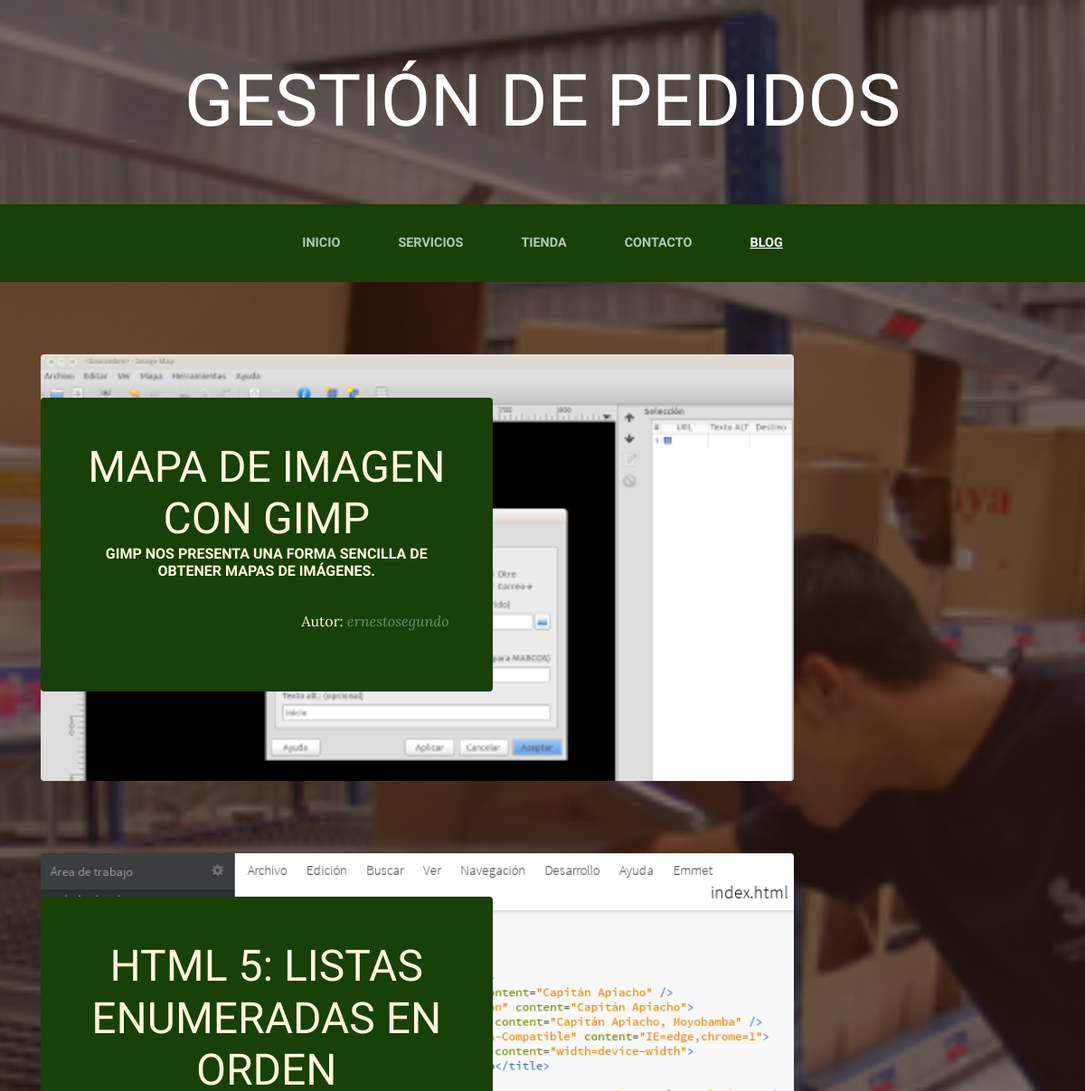
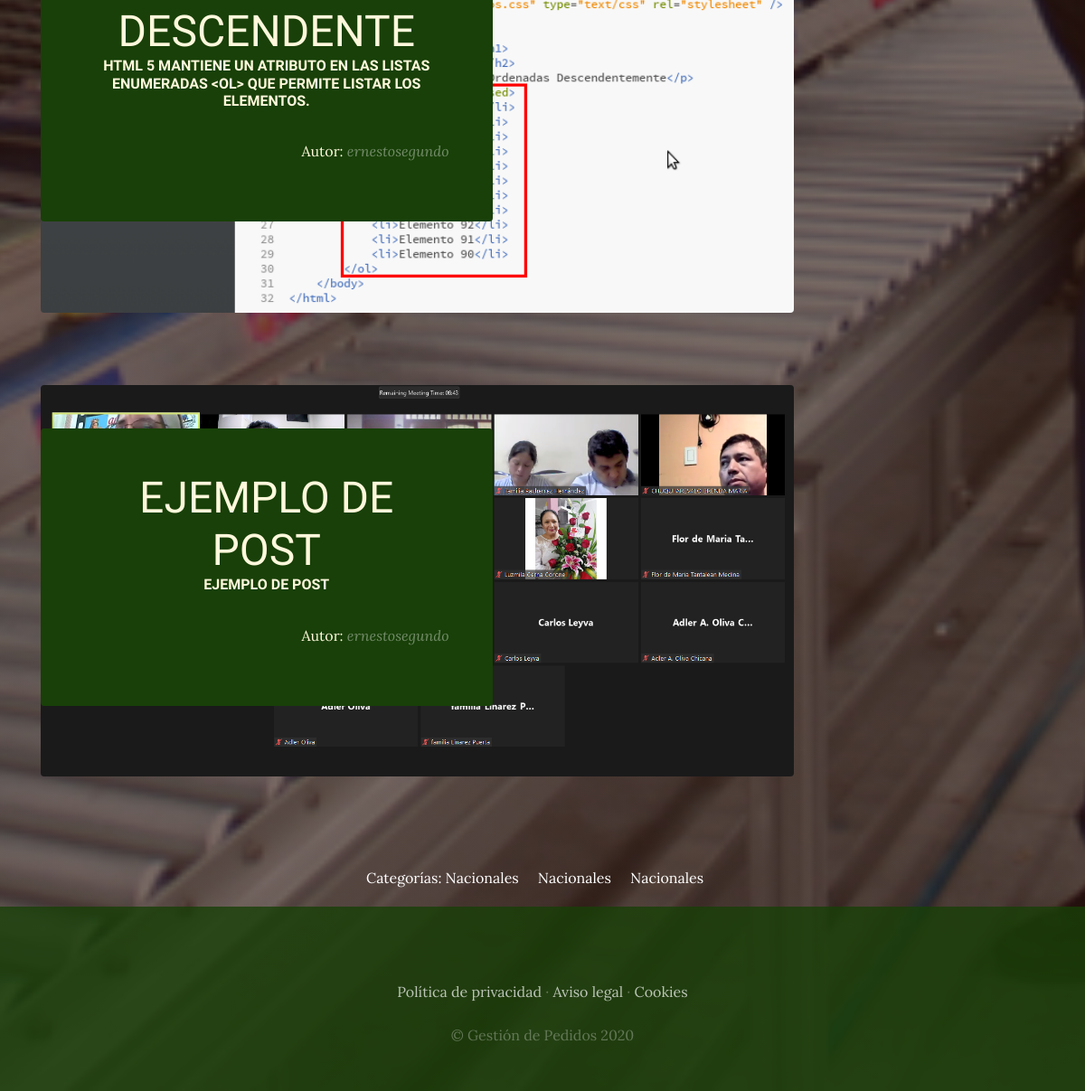
Screenshot of /blog/categoria/2/ with the database file from the repository (2 pictures, top to bottom).
### blogapp/models.py (models this page shows, shortened)
class Post(models.Model):
    titulo = models.CharField(max_length=80)
    contenido = models.CharField(max_length=100)
    imagen = models.ImageField(upload_to='blog', null=True, blank=True)
    autor = models.ForeignKey(User, on_delete=models.CASCADE)
    categorias = models.ManyToManyField(Categoria)
    created = models.DateTimeField(auto_now_add=True)
    updated = models.DateTimeField(auto_now_add=True)
    class Meta:
        verbose_name = "post"
        verbose_name_plural = "posts"

class Categoria(models.Model):
    nombre = models.CharField(max_length=80)
    created = models.DateTimeField(auto_now_add=True)
    updated = models.DateTimeField(auto_now_add=True)
    class Meta:
        verbose_name = "categoria"
        verbose_name_plural = "categorias"

### blogapp/views.py (the view)
# urls.py: path('categoria/<int:categoria_id>/', views.categoria, name="categoria"),
def categoria(request, categoria_id):
    categoria = Categoria.objects.get(id=categoria_id)
    posts = Post.objects.filter(categorias=categoria)
    return render(request, "blog/categoria.html", {"categoria": categoria, "posts": posts})

### carroapp/context_processor.py (called while the page is built)
def importe_total_carro(request):
    carro = Carro(request)
    total = 0
    for key, value in request.session["carro"].items():
        total += float(value["precio"])
    return {"importe_total_carro": total}

### blogapp/templates/blog/categoria.html (shortened to what this page needs)
{% extends "webxapp/masterpage.html" %}
{% load static %}
{% block content %}
    {% for post in posts %}
        <section class="page-section clearfix">
            <div class="container">
                <div class="intro">
                    <div class="intro-text left-0 text-center bg-faded p-5 rounded">
                        <h2 class="section-heading mb-4">
                            <span class="section-heading-lower">{{post.titulo}}</span>
                            <span class="section-heading-upper">{{post.contenido}}</span>
                        </h2>
                        <div class="author-block">
                            <p>Autor: <span class="author-text">{{post.autor}}</span></p>
                        </div>
                    </div>
                </div>
            </div>
        </section>
    {% endfor %}
    <section>
        <div class="categorias-block">
            Categorías:
            {% for post in posts %}
                {% for categoria in post.categorias.all %}
                    {{categoria.nombre}} &nbsp;&nbsp;&nbsp;
                {% endfor %}
            {% endfor %}
        </div>
    </section>
{% endblock %}

### webxapp/static/webxapp/css/gestion.css (style rules this page uses)
body { font-family: 'Lora'; background: linear-gradient(rgba(47, 23, 15, 0.65), rgba(47, 23, 15, 0.65)), url("../img/bg_main.jpg"); background-attachment: fixed; background-position: center; background-size: cover; }
h1, h2, h3, h4, h5, h6 { font-family: 'Raleway'; }
p { line-height: 1.75; }
.page-section { margin-top: 5rem; margin-bottom: 5rem; }
.section-heading { text-transform: uppercase; }
.section-heading .section-heading-upper { display: block; font-size: 1rem; font-weight: 800; padding-bottom:.5rem; }
.section-heading .section-heading-lower { display: block; font-size: 3rem; font-weight: 100; }
.bg-faded { background-color: rgba(255, 255, 255, 0.85); }
.intro { position: relative; }
@media (min-width: 992px) { .intro .intro-text { left: 600; width: 60%; margin-top: 3rem; background-color: rgba(24, 64, 8); color: cornsilk; position: absolute; } }
@media (min-width: 1200px) { .intro .intro-text { width: 45%; } }
.author-block { text-align: right; }
.author-text { color:rgba(255, 255, 255, 0.4); font-style: italic; }
.categorias-block { width: 75%; margin: auto; padding: 20px; text-align: center; color: white; }

### rows the page displays
Post: titulo "MAPA DE IMAGEN CON GIMP", contenido "GIMP NOS PRESENTA UNA FORMA SENCILLA DE OBTENER MAPAS DE IMÁGENES.", autor "ernestosegundo"
Post: titulo "HTML 5: LISTAS ENUMERADAS EN ORDEN DESCENDENTE", contenido "HTML 5 MANTIENE UN ATRIBUTO EN LAS LISTAS ENUMERADAS <OL> QUE PERMITE LISTAR LOS ELEMENTOS.", autor "ernestosegundo"
Post: titulo "EJEMPLO DE POST", contenido "EJEMPLO DE POST", autor "ernestosegundo"
Categoria: nombre "Nacionales"
